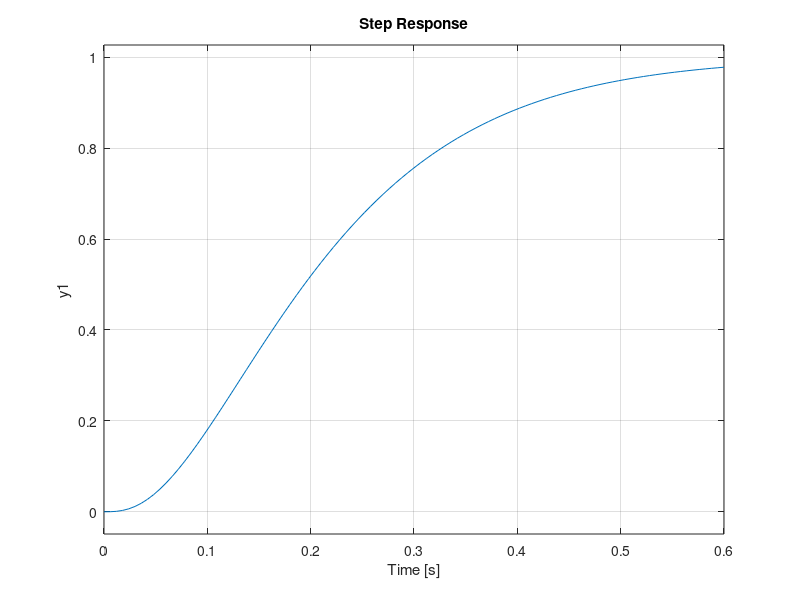

Write the MATLAB code that produced this figure.
a = 0.00544; b = 3.456e-5;c = 0.002386;d=0.01207;
Avelocidad = [0 1;-d/b -c/b]; Bvelocidad = [0;a/b]; Dvelocidad_discreto = 0; Cvelocidad_discreto = [1 0];
A_hat = [Avelocidad zeros(2,1);-Cvelocidad_discreto 0];
B_hat = [Bvelocidad;0];
C_hat = [Cvelocidad_discreto 0];
P = [Avelocidad Bvelocidad;-Cvelocidad_discreto 0]
rank(P)
polos = [-10 -10 -40]
k_hat = acker(A_hat,B_hat,polos)
A_buclecerrado = A_hat-B_hat*k_hat
B_buclecerrado = [0 0 1]'
Gvelocidad_controlado = ss(A_buclecerrado,B_buclecerrado,C_hat,0)
eig(A_buclecerrado)
step(Gvelocidad_controlado)